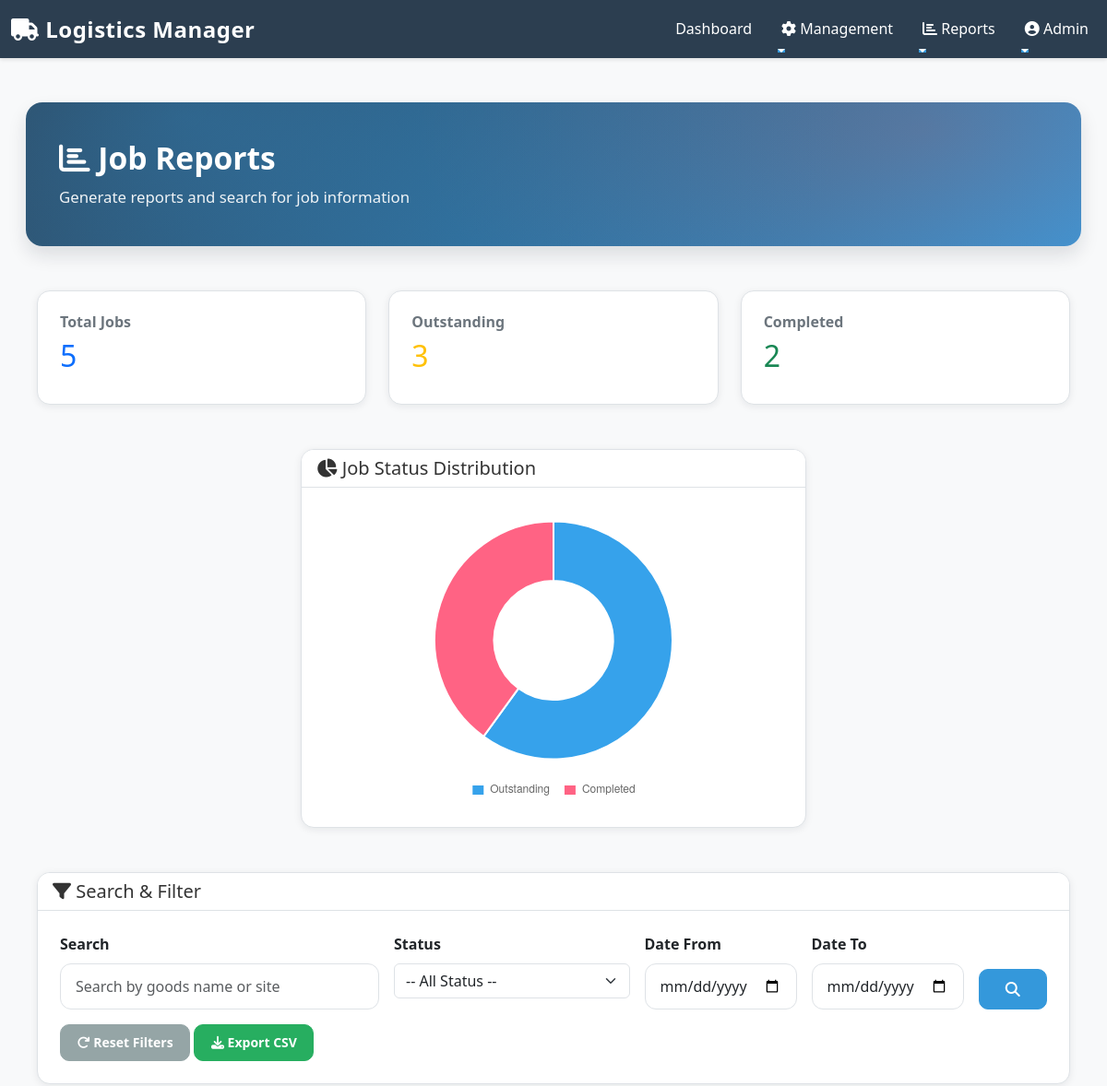
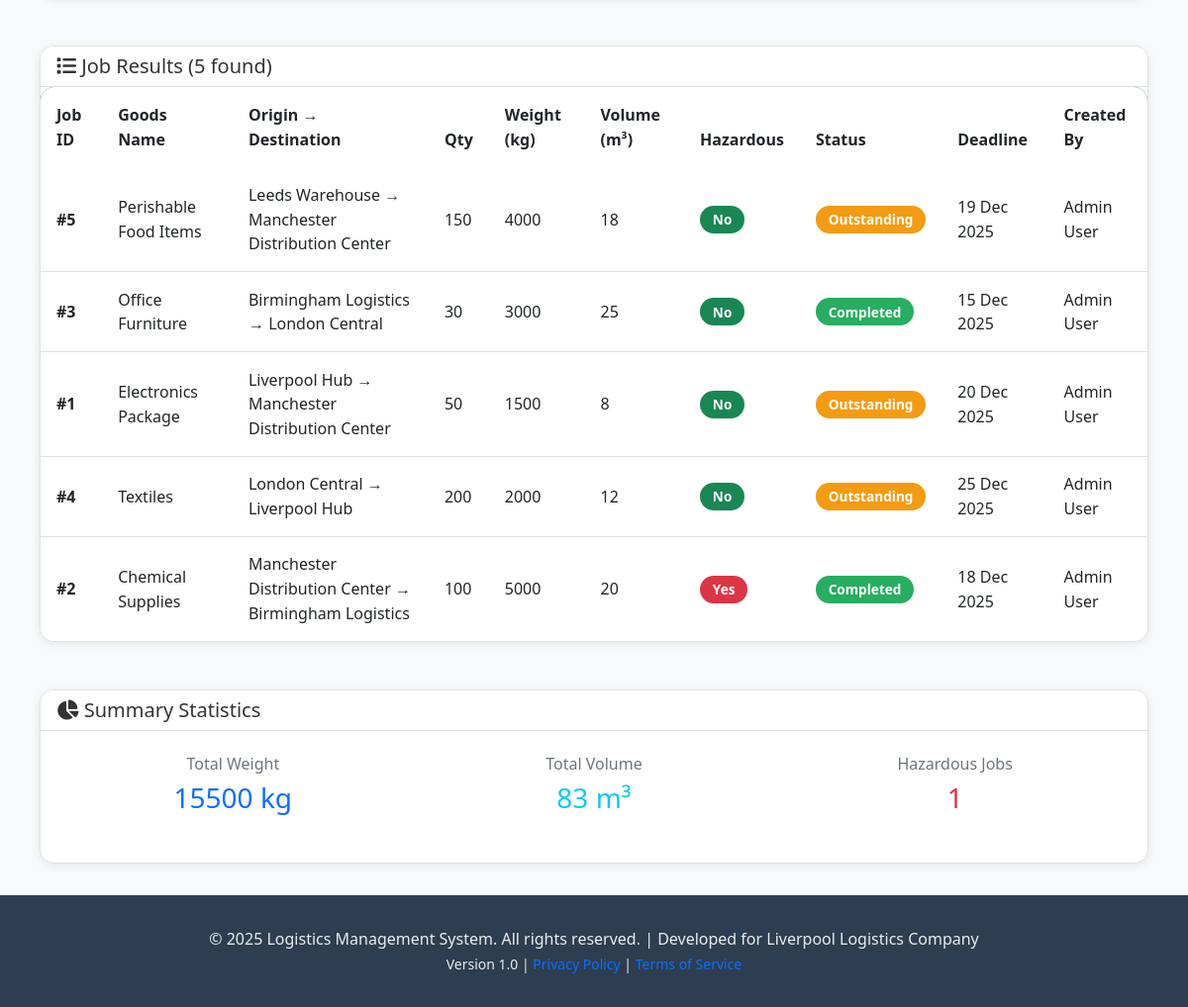
Page /admin/reports_jobs.php (signed in) on the committed database (2 pictures, top to bottom).
### tables this page shows
CREATE TABLE IF NOT EXISTS job (
    job_id INT PRIMARY KEY AUTO_INCREMENT,
    goods_name VARCHAR(100) NOT NULL,
    quantity INT NOT NULL,
    total_weight_kg INT NOT NULL,  
    total_volume_m3 INT NOT NULL, 
    is_hazardous TINYINT(1) NOT NULL,
    start_date DATE NOT NULL,
    deadline DATE NOT NULL,
    status ENUM('Outstanding', 'Completed') NOT NULL DEFAULT 'Outstanding',
    origin_site_id INT NOT NULL,
    destination_site_id INT NOT NULL,
    created_employee_id INT NOT NULL,
    description TEXT,
    created_at TIMESTAMP DEFAULT CURRENT_TIMESTAMP,
    updated_at TIMESTAMP DEFAULT CURRENT_TIMESTAMP ON UPDATE CURRENT_TIMESTAMP,
    assigned_vehicle_id INT, 
    FOREIGN KEY (origin_site_id) REFERENCES site(site_id),
    FOREIGN KEY (destination_site_id) REFERENCES site(site_id),
    FOREIGN KEY (created_employee_id) REFERENCES employee(employee_id),
    FOREIGN KEY (assigned_vehicle_id) REFERENCES vehicle(vehicle_id) 
);

CREATE TABLE IF NOT EXISTS site (
    site_id INT PRIMARY KEY AUTO_INCREMENT,
    site_name VARCHAR(100) NOT NULL UNIQUE,
    address_line_1 VARCHAR(255) NOT NULL,
    address_city VARCHAR(100) NOT NULL,
    address_postcode VARCHAR(20) NOT NULL,
    contact_phone VARCHAR(20),
    is_active TINYINT(1) DEFAULT 1,
    created_at TIMESTAMP DEFAULT CURRENT_TIMESTAMP
);

### admin/reports_jobs.php (the view, shortened to what this page needs)
<?php
include '../includes/header.php';
$search_query  = isset($_GET['search']) ? trim($_GET['search']) : '';
$date_from     = isset($_GET['date_from']) ? $_GET['date_from'] : '';
$date_to       = isset($_GET['date_to']) ? $_GET['date_to'] : '';
$where = " WHERE 1=1 ";
$query = "
    SELECT j.job_id, j.goods_name, j.quantity, j.total_weight_kg, j.total_volume_m3, j.is_hazardous,
           j.status, j.start_date, j.deadline,
           s1.site_name AS origin, s2.site_name AS destination,
           CONCAT(e.first_name, ' ', e.last_name) AS created_by,
           j.created_at
    FROM job j
    JOIN site s1 ON j.origin_site_id = s1.site_id
    JOIN site s2 ON j.destination_site_id = s2.site_id
    JOIN employee e ON j.created_employee_id = e.employee_id
    $where
    ORDER BY j.created_at DESC
";
$jobs = $conn->query($query);
$stats_query = "
    SELECT
        COUNT(*) AS total_jobs,
        SUM(CASE WHEN j.status = 'Outstanding' THEN 1 ELSE 0 END) AS outstanding,
        SUM(CASE WHEN j.status = 'Completed' THEN 1 ELSE 0 END) AS completed,
        SUM(j.total_weight_kg) AS total_weight,
        SUM(j.total_volume_m3) AS total_volume,
        SUM(CASE WHEN j.is_hazardous = 1 THEN 1 ELSE 0 END) AS hazardous_count
    FROM job j
    JOIN site s1 ON j.origin_site_id = s1.site_id
    JOIN site s2 ON j.destination_site_id = s2.site_id
    $where
";
$stats = $conn->query($stats_query)->fetch_assoc();
?>
<div class="container-fluid">
    <section class="page-header mb-5">
        <div class="container">
            <h1><i class="fas fa-chart-bar"></i> Job Reports</h1>
            <p class="lead">Generate reports and search for job information</p>
        </div>
    </section>
    <div class="container-fluid">
        <div class="row mb-4">
            <div class="col-md-6 col-lg-4 mb-4">
                <div class="card">
                    <div class="card-body">
                        <h6 class="card-title text-muted">Total Jobs</h6>
                        <h2 class="text-primary"><?php echo (int)($stats['total_jobs'] ?? 0); ?></h2>
                    </div>
                </div>
            </div>
            <div class="col-md-6 col-lg-4 mb-4">
                <div class="card">
                    <div class="card-body">
                        <h6 class="card-title text-muted">Outstanding</h6>
                        <h2 class="text-warning"><?php echo (int)($stats['outstanding'] ?? 0); ?></h2>
                    </div>
                </div>
            </div>
            <div class="col-md-6 col-lg-4 mb-4">
                <div class="card">
                    <div class="card-body">
                        <h6 class="card-title text-muted">Completed</h6>
                        <h2 class="text-success"><?php echo (int)($stats['completed'] ?? 0); ?></h2>
                    </div>
                </div>
            </div>
        </div>
        <div class="row mb-5 justify-content-center">
            <div class="col-lg-6 col-md-8 col-sm-10">
                <div class="card h-100">
                    <div class="card-header">
                        <h5 class="mb-0"><i class="fas fa-chart-pie"></i> Job Status Distribution</h5>
                    </div>
                    <div class="card-body">
                        <div class="chart-wrapper" style="height: 320px;">
                            <canvas id="jobsPieChart"></canvas>
                        </div>
                    </div>
                </div>
            </div>
        </div>
        <div class="card mb-5">
            <div class="card-header">
                <h5 class="mb-0"><i class="fas fa-filter"></i> Search & Filter</h5>
            </div>
            <div class="card-body">
                <form method="GET" class="row g-3">
                    <div class="col-md-4">
                        <label for="search" class="form-label">Search</label>
                        <input
                            type="text"
                            class="form-control"
                            id="search"
                            name="search"
                            placeholder="Search by goods name or site"
                            value="<?php echo htmlspecialchars($search_query); ?>"
                        >
                    </div>
                    <div class="col-md-3">
                        <label for="status" class="form-label">Status</label>
                        <select class="form-select" id="status" name="status">
                            <option value="">-- All Status --</option>
                        </select>
                    </div>
                    <div class="col-md-2">
                        <label for="date_from" class="form-label">Date From</label>
                        <input
                            type="date"
                            class="form-control allow-any-date"
                            id="date_from"
                            name="date_from"
                            value="<?php echo htmlspecialchars($date_from); ?>"
                        >
                    </div>
                    <div class="col-md-2">
                        <label for="date_to" class="form-label">Date To</label>
                        <input
                            type="date"
                            class="form-control allow-any-date"
                            id="date_to"
                            name="date_to"
                            value="<?php echo htmlspecialchars($date_to); ?>"
                        >
                    </div>
                    <div class="col-md-1 d-flex align-items-end">
                        <button type="submit" class="btn btn-primary w-100">
                            <i class="fas fa-search"></i>
                        </button>
                    </div>
                </form>
                <div class="mt-3">
                    <a href="reports_jobs.php" class="btn btn-secondary btn-sm">
                        <i class="fas fa-redo"></i> Reset Filters
                    </a>
                    <button onclick="exportTableToCSV('#jobsTable', 'job_report.csv')" class="btn btn-success btn-sm" type="button">
                        <i class="fas fa-download"></i> Export CSV
                    </button>
                </div>
            </div>
        </div>
        <div class="card">
            <div class="card-header">
                <h5 class="mb-0"><i class="fas fa-list"></i> Job Results (<?php echo (int)($jobs ? $jobs->num_rows : 0); ?> found)</h5>
            </div>
            <div class="table-responsive">
                <table class="table table-hover mb-0" id="jobsTable">
                    <thead>
                        <tr>
                            <th>Job ID</th>
                            <th>Goods Name</th>
                            <th>Origin → Destination</th>
                            <th>Qty</th>
                            <th>Weight (kg)</th>
                            <th>Volume (m³)</th>
                            <th>Hazardous</th>
                            <th>Status</th>
                            <th>Deadline</th>
                            <th>Created By</th>
                        </tr>
                    </thead>
                    <tbody>
                        <?php if ($jobs && $jobs->num_rows > 0): ?>
                            <?php while ($job = $jobs->fetch_assoc()): ?>
                                <tr>
                                    <td><strong>#<?php echo (int)$job['job_id']; ?></strong></td>
                                    <td><?php echo htmlspecialchars($job['goods_name']); ?></td>
                                    <td><?php echo htmlspecialchars($job['origin']); ?> → <?php echo htmlspecialchars($job['destination']); ?></td>
                                    <td><?php echo (int)$job['quantity']; ?></td>
                                    <td><?php echo (int)$job['total_weight_kg']; ?></td>
                                    <td><?php echo (int)$job['total_volume_m3']; ?></td>
                                    <td>
                                        <span class="badge bg-<?php echo ((int)$job['is_hazardous'] === 1) ? 'danger' : 'success'; ?>">
                                            <?php echo ((int)$job['is_hazardous'] === 1) ? 'Yes' : 'No'; ?>
                                        </span>
                                    </td>
                                    <td>
                                        <?php $status_class = strtolower(str_replace(' ', '-', $job['status'])); ?>
                                        <span class="badge badge-<?php echo $status_class; ?>">
                                            <?php echo htmlspecialchars($job['status']); ?>
                                        </span>
                                    </td>
                                    <td><?php echo $job['deadline'] ? date('d M Y', strtotime($job['deadline'])) : '-'; ?></td>
                                    <td><?php echo htmlspecialchars($job['created_by']); ?></td>
                                </tr>
                            <?php endwhile; ?>
                        <?php else: ?>
                            <tr>
                                <td colspan="10" class="text-center text-muted">No jobs found</td>
                            </tr>
                        <?php endif; ?>
                    </tbody>
                </table>
            </div>
        </div>
        <div class="row mt-5">
            <div class="col-lg-12">
                <div class="card">
                    <div class="card-header">
                        <h5 class="mb-0"><i class="fas fa-chart-pie"></i> Summary Statistics</h5>
                    </div>
                    <div class="card-body">
                        <div class="row text-center">
                            <div class="col-md-4 mb-3">
                                <h6 class="text-muted">Total Weight</h6>
                                <h3 class="text-primary"><?php echo (int)($stats['total_weight'] ?? 0); ?> kg</h3>
                            </div>
                            <div class="col-md-4 mb-3">
                                <h6 class="text-muted">Total Volume</h6>
                                <h3 class="text-info"><?php echo (int)($stats['total_volume'] ?? 0); ?> m³</h3>
                            </div>
                            <div class="col-md-4 mb-3">
                                <h6 class="text-muted">Hazardous Jobs</h6>
                                <h3 class="text-danger"><?php echo (int)($stats['hazardous_count'] ?? 0); ?></h3>
                            </div>
                        </div>
                    </div>
                </div>
            </div>
        </div>
    </div>
</div>
<script>
document.addEventListener("DOMContentLoaded", function () {
    const el = document.getElementById("jobsPieChart");
    if (!el) return;
    const dataValues = [
        <?php echo (int)($stats['outstanding'] ?? 0); ?>,
        <?php echo (int)($stats['completed'] ?? 0); ?>
    ];
    const allZero = dataValues.every(v => v === 0);
    new Chart(el, {
        type: "doughnut",
        data: {
            labels: ["Outstanding", "Completed"],
            datasets: [{
                data: allZero ? [1] : dataValues
            }]
        },
        options: {
            responsive: true,
            maintainAspectRatio: false,
            plugins: {
                legend: {
                    position: "bottom",
                    labels: { boxWidth: 14, padding: 15 }
                },
                tooltip: {
                    callbacks: {
                        label: function(ctx) {
                            if (allZero) return "No data for current filters";
                            const label = ctx.label || "";
                            const val = ctx.parsed || 0;
                            return `${label}: ${val}`;
                        }
                    }
                }
            }
        }
    });
});
</script>
<?php include '../includes/footer.php'; ?>

### rows in the picture
job: job_id "5", goods_name "Perishable Food Items", origin_site.site_name "Leeds Warehouse", destination_site.site_name "Manchester Distribution Center", quantity "150", total_weight_kg "4000", total_volume_m3 "18", is_hazardous "No", status "Outstanding", deadline "19 Dec 2025", created_by "Admin User"
job: job_id "3", goods_name "Office Furniture", origin_site.site_name "Birmingham Logistics", destination_site.site_name "London Central", quantity "30", total_weight_kg "3000", total_volume_m3 "25", is_hazardous "No", status "Completed", deadline "15 Dec 2025", created_by "Admin User"
job: job_id "1", goods_name "Electronics Package", origin_site.site_name "Liverpool Hub", destination_site.site_name "Manchester Distribution Center", quantity "50", total_weight_kg "1500", total_volume_m3 "8", is_hazardous "No", status "Outstanding", deadline "20 Dec 2025", created_by "Admin User"
job: job_id "4", goods_name "Textiles", origin_site.site_name "London Central", destination_site.site_name "Liverpool Hub", quantity "200", total_weight_kg "2000", total_volume_m3 "12", is_hazardous "No", status "Outstanding", deadline "25 Dec 2025", created_by "Admin User"
job: job_id "2", goods_name "Chemical Supplies", origin_site.site_name "Manchester Distribution Center", destination_site.site_name "Birmingham Logistics", quantity "100", total_weight_kg "5000", total_volume_m3 "20", is_hazardous "Yes", status "Completed", deadline "18 Dec 2025", created_by "Admin User"

### other values in the picture
$user_name "Admin"
$stats['total_jobs'] "5"
$stats['outstanding'] "3"
$stats['completed'] "2"
$jobs ? $jobs->num_rows : 0 "5"
$stats['total_weight'] "15500"
$stats['total_volume'] "83"
$stats['hazardous_count'] "1"
chart data {{ $stats['outstanding'] }} 3
chart data {{ $stats['completed'] }} 2
